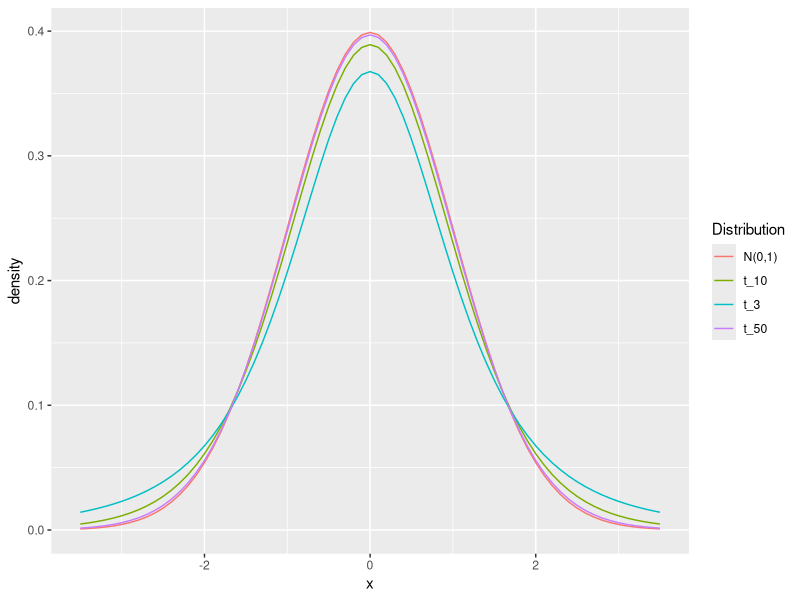

The R source for this figure:
## ---- chunk 1
knitr::opts_chunk$set(echo = FALSE, message=FALSE,
                      dev='pdf', fig.width=4, fig.asp=0.618)
options(tibble.width=70)
## ---- chunk 2
library(tidyverse)
x <- -35:35/10
t_dists <- bind_rows(
  data_frame(Distribution="t_3", x=x, density=dt(x, 3)),
  data_frame(Distribution="t_10", x=x, density=dt(x, 10)),
  data_frame(Distribution="t_50", x=x, density=dt(x, 50)),
  data_frame(Distribution="N(0,1)", x=x, density=dnorm(x)))

t_dists %>% 
  ggplot(aes(x=x, y=density, color=Distribution)) + geom_line()
## ---- chunk 3
library(tidyverse)
mu <- 120
s <- 20
difference <- 15
s_d <- 40
n <- 40
set.seed(1)

eyedrops <- data_frame(A = rnorm(n, mu, s)) %>% 
  mutate(B = A + rnorm(n, difference, s_d), Difference=A-B)
options(tibble.print_min=5)
eyedrops
## ---- chunk 4
library(knitr)
summ <- eyedrops %>% 
  summarize("x-bar"=mean(Difference), "sd"=sd(Difference))
kable(summ, digits=2)
## ---- chunk 5
t.test(eyedrops$Difference)
